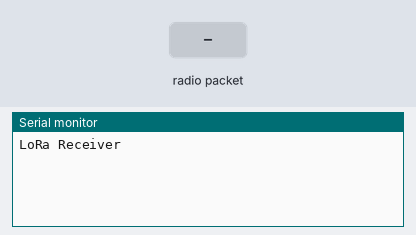
The sketch below on a simulated ESP32. On the bench: the last lines printed to the serial monitor. The inputs (shaded band) are chosen by the test bench. WiFi joins after 1.5 s; servers stay silent unless stated; no radio packets arrive unless stated.

Above: at 3.0 s.
3.1 s: radio packet "5" arrives
At 4.0 s:
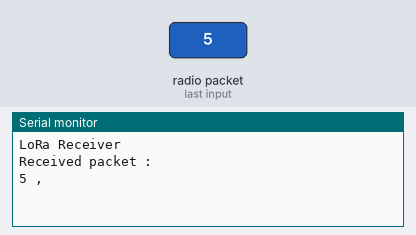
4.6 s: radio packet "90" arrives
At 5.2 s:
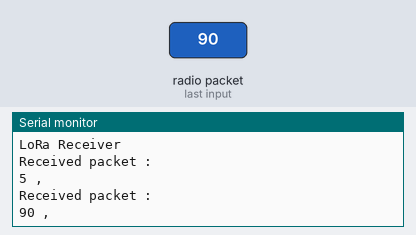
6.1 s: radio packet "200" arrives
At 7.6 s:
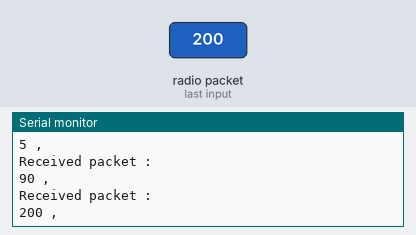

Measured:
- after the input at 3.1 s, the serial monitor: prints a new line at once (image 1)
- after the input at 4.6 s, the serial monitor: prints a new line at once (image 2)
- after the input at 6.1 s, the serial monitor: prints a new line at once (image 3)

The sketch:

Ocean_project_rx.ino.ino
```cpp
#define BLYNK_PRINT Serial

#include <WiFi.h>
#include <WiFiClient.h>
#include <BlynkSimpleEsp32.h>
#include <SPI.h>
#include <LoRa.h>

// password and ID for open networks.
char ssid[] = "JanithOcean";
char pass[] = "ocean12345";
//  Auth Token are provided by the Blynk.Cloud
char auth[] = "yy1XOXlyDiw7h6gAaZzN-vmXo99sgg8h";

#define ss 5
#define rst 14
#define dio0 2

float sensor1;
float sensor2;

String incoming = "";

void setup() {
  Serial.begin(9600);
  Blynk.begin(auth, ssid, pass, "blynk.cloud", 80);
  while (!Serial);

  Serial.println("LoRa Receiver");

  LoRa.setPins(ss, rst, dio0);

  if (!LoRa.begin(433E6)) {
    Serial.println("Starting LoRa failed!");
    while (1);
  }
  LoRa.setTxPower(10);

}

void loop() {

  Blynk.run();

  unsigned long now = millis();
  // try to parse packet
  int packetSize = LoRa.parsePacket();
  if (packetSize) {
    // received a packet
    //Serial.print("Received packet '");

    // read packet
    while (LoRa.available()) {
      //Serial.print((char)LoRa.read());
      incoming += (char)LoRa.read();
    }

    String q = getValue(incoming, ',', 0);
    String r = getValue(incoming, ',', 1);
    Serial.println("Received packet : ");
    Serial.print(q);
    Serial.print(" , ");
    Serial.println(r);

    sensor1 = q.toFloat();
    sensor2 = r.toFloat();
    Blynk.virtualWrite(V1, sensor1);
    Blynk.virtualWrite(V2, sensor2);
  }
  incoming = "";
  delay(10);
}

String getValue(String data, char separator, int index)
{
  int found = 0;
  int strIndex[] = { 0, -1 };
  int maxIndex = data.length() - 1;

  for (int i = 0; i <= maxIndex && found <= index; i++) {
    if (data.charAt(i) == separator || i == maxIndex) {
      found++;
      strIndex[0] = strIndex[1] + 1;
      strIndex[1] = (i == maxIndex) ? i + 1 : i;
    }
  }
  return found > index ? data.substring(strIndex[0], strIndex[1]) : "";
}
```
